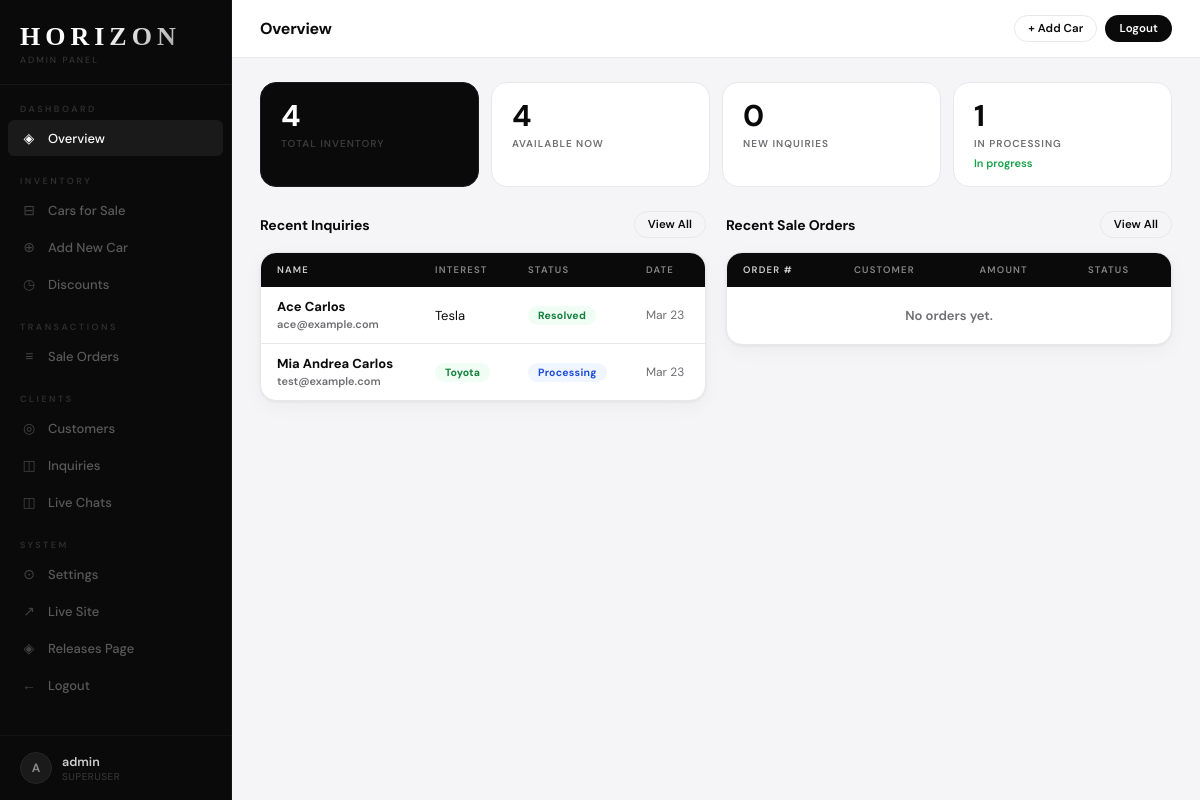
Page /admin-panel/ (signed in) on the committed database.
### horizon/models.py (models this page shows, shortened)
class Inquiry(models.Model):
    STATUS_CHOICES = [
        ('new',        'New'),
        ('processing', 'Processing'),
        ('resolved',   'Resolved'),
    ]
    first_name       = models.CharField(max_length=50)
    last_name        = models.CharField(max_length=50)
    email            = models.EmailField()
    phone            = models.CharField(max_length=20, blank=True)
    vehicle_interest = models.CharField(max_length=50, blank=True)
    car              = models.ForeignKey('Car', null=True, blank=True, on_delete=models.SET_NULL, related_name='inquiries')
    message          = models.TextField()
    status           = models.CharField(max_length=20, choices=STATUS_CHOICES, default='new')
    admin_notes      = models.TextField(blank=True)
    created_at       = models.DateTimeField(auto_now_add=True)
    is_read          = models.BooleanField(default=False)
    @property
    def full_name(self):
        return f"{self.first_name} {self.last_name}"

class Car(models.Model):
    BRAND_CHOICES = [
        ('bmw', 'BMW'),
        ('benz', 'Mercedes-Benz'),
        ('toyota', 'Toyota'),
        ('tesla', 'Tesla'),
        ('porsche', 'Porsche'),
        ('lexus', 'Lexus'),
        ('foton', 'Foton'),
    ]
    CATEGORY_CHOICES = [
        ('sedan', 'Sedan'),
        ('suv', 'SUV'),
        ('sports', 'Sports'),
        ('electric', 'Electric'),
        ('truck', 'Truck'),
        ('van', 'Van/MPV'),
        ('crossover', 'Crossover'),
        ('pickup', 'Pickup'),
    ]
    LISTING_CHOICES = [('sale', 'For Sale')]
    STATUS_CHOICES  = [('available', 'Available'), ('reserved', 'Reserved'), ('sold', 'Sold')]
    TRANSMISSION_CHOICES = [('automatic', 'Automatic'), ('manual', 'Manual'), ('cvt', 'CVT')]
    FUEL_CHOICES = [('gasoline', 'Gasoline'), ('diesel', 'Diesel'), ('electric', 'Electric'), ('hybrid', 'Hybrid')]
    brand        = models.CharField(max_length=20, choices=BRAND_CHOICES)
    model        = models.CharField(max_length=100)
    year         = models.IntegerField()
    category     = models.CharField(max_length=20, choices=CATEGORY_CHOICES)
    listing_type = models.CharField(max_length=10, choices=LISTING_CHOICES, default='sale')
    sale_price   = models.DecimalField(max_digits=12, decimal_places=2, null=True, blank=True)
    status       = models.CharField(max_length=20, choices=STATUS_CHOICES, default='available')
    mileage      = models.IntegerField(null=True, blank=True)
    transmission = models.CharField(max_length=20, choices=TRANSMISSION_CHOICES, default='automatic')
    fuel_type    = models.CharField(max_length=20, choices=FUEL_CHOICES, default='gasoline')
    color        = models.CharField(max_length=50, blank=True)
    plate_number = models.CharField(max_length=20, blank=True)
    description  = models.TextField(blank=True)
    photo   = models.ImageField(upload_to='cars/', null=True, blank=True)
    photo_2 = models.ImageField(upload_to='cars/', null=True, blank=True)
    photo_3 = models.ImageField(upload_to='cars/', null=True, blank=True)
    photo_4 = models.ImageField(upload_to='cars/', null=True, blank=True)
    discount_percent = models.DecimalField(max_digits=5, decimal_places=2, null=True, blank=True)
    discount_label   = models.CharField(max_length=60, blank=True)
    created_at       = models.DateTimeField(auto_now_add=True)

### horizon/views.py (the view)
# urls.py: path('admin-panel/',        views.admin_dashboard, name='admin_dashboard'),
@login_required
def admin_dashboard(request):
    return render(request, 'horizon/admin_dashboard.html', {
        'total_inventory':      Car.objects.count(),
        'available_cars':       Car.objects.filter(status='available').count(),
        'new_inquiries':        Inquiry.objects.filter(is_read=False).count(),
        'processing_inquiries': Inquiry.objects.filter(status='processing').count(),
        'recent_inquiries':     Inquiry.objects.select_related('car').order_by('-created_at')[:5],
        'unread_chats':         ChatSession.objects.filter(is_read=False).count(),
        'open_chats':           ChatSession.objects.filter(status='open').count(),
        'recent_orders':        SaleOrder.objects.select_related('customer', 'car').order_by('-date')[:5],
    })

### horizon/templates/horizon/admin_dashboard.html (shortened to what this page needs)
{% extends 'horizon/admin_base.html' %}
{% block page_title %}Overview{% endblock %}
{% block admin_content %}
<div class="stats-row">
  <div class="stat-card dark" data-icon="">
    <span class="stat-value">{{ total_inventory }}</span>
    <span class="stat-label">Total Inventory</span>
  </div>
  <div class="stat-card" data-icon="">
    <span class="stat-value">{{ available_cars }}</span>
    <span class="stat-label">Available Now</span>
  </div>
  <div class="stat-card" data-icon="️">
    <span class="stat-value">{{ new_inquiries }}</span>
    <span class="stat-label">New Inquiries</span>
  </div>
  <div class="stat-card" data-icon="️">
    <span class="stat-value">{{ processing_inquiries }}</span>
    <span class="stat-label">In Processing</span>
    {% if processing_inquiries > 0 %}<span class="stat-change">In progress</span>{% endif %}
  </div>
</div>
<div class="dash-two-col">
  <div>
    <div class="section-head">
      <h2>Recent Inquiries</h2>
      <a class="btn btn-outline btn-sm" href="{% url 'admin_inquiries' %}">View All</a>
    </div>
    <div class="table-wrap">
      <table>
        <thead><tr><th>Name</th><th>Interest</th><th>Status</th><th>Date</th></tr></thead>
        <tbody>
          {% for inq in recent_inquiries %}
          <tr>
            <td><strong>{{ inq.full_name }}</strong><br><span style="font-size:11px;color:var(--muted);">{{ inq.email }}</span></td>
            <td>{% if inq.car %}<span class="badge badge-available">{{ inq.car.get_brand_display }}</span>{% else %}{{ inq.vehicle_interest|default:"—" }}{% endif %}</td>
            <td>
              <span class="badge dash-inq-{{ inq.status }}">{{ inq.get_status_display }}</span>
            </td>
            <td style="white-space:nowrap;color:var(--muted);font-size:12px;">{{ inq.created_at|date:"M d" }}</td>
          </tr>
          {% empty %}
          <tr><td colspan="4" style="text-align:center;color:var(--muted);padding:20px;">No inquiries yet.</td></tr>
          {% endfor %}
        </tbody>
      </table>
    </div>
  </div>
  <div>
    <div class="section-head">
      <h2>Recent Sale Orders</h2>
      <a class="btn btn-outline btn-sm" href="{% url 'admin_orders' %}">View All</a>
    </div>
    <div class="table-wrap">
      <table>
        <thead><tr><th>Order #</th><th>Customer</th><th>Amount</th><th>Status</th></tr></thead>
        <tbody>
          {% for order in recent_orders %}
          <tr>
            <td style="font-size:12px;color:var(--muted);">#{{ order.pk|stringformat:"05d" }}</td>
            <td><strong>{{ order.customer }}</strong><br><span style="font-size:11px;color:var(--muted);">{{ order.car }}</span></td>
            <td style="font-weight:700;">₱{{ order.amount|floatformat:0 }}</td>
            <td><span class="badge badge-{{ order.status }}">{{ order.get_status_display }}</span></td>
          </tr>
          {% empty %}
          <tr><td colspan="4" style="text-align:center;color:var(--muted);padding:20px;">No orders yet.</td></tr>
          {% endfor %}
        </tbody>
      </table>
    </div>
  </div>
</div>
{% endblock %}

### horizon/templates/horizon/admin_base.html (shortened to what this page needs)
{% load static %}
<!DOCTYPE html>
<html lang="en">
<head>
</head>
<body>
<aside class="sb">
  <a class="sb-logo" href="{% url 'home' %}">
    <span class="sb-logo-word">HORIZON</span>
    <span class="sb-logo-sub">Admin Panel</span>
  </a>
  <span class="sb-section-label">Dashboard</span>
  <nav class="sb-nav">
    <a href="{% url 'admin_dashboard' %}" class="{% if request.resolver_match.url_name == 'admin_dashboard' %}active{% endif %}">
      <span class="ico">◈</span> Overview
    </a>
  </nav>
  <span class="sb-section-label">Inventory</span>
  <nav class="sb-nav">
    <a href="{% url 'admin_cars' %}" class="{% if request.resolver_match.url_name == 'admin_cars' %}active{% endif %}">
      <span class="ico">⊟</span> Cars for Sale
    </a>
    <a href="{% url 'admin_car_add' %}" class="{% if request.resolver_match.url_name == 'admin_car_add' %}active{% endif %}">
      <span class="ico">⊕</span> Add New Car
    </a>
    <a href="{% url 'admin_discounts' %}" class="{% if request.resolver_match.url_name == 'admin_discounts' %}active{% endif %}">
      <span class="ico">◷</span> Discounts
    </a>
  </nav>
  <span class="sb-section-label">Transactions</span>
  <nav class="sb-nav">
    <a href="{% url 'admin_orders' %}" class="{% if request.resolver_match.url_name == 'admin_orders' %}active{% endif %}">
      <span class="ico">≡</span> Sale Orders
    </a>
  </nav>
  <span class="sb-section-label">Clients</span>
  <nav class="sb-nav">
    <a href="{% url 'admin_customers' %}" class="{% if request.resolver_match.url_name == 'admin_customers' %}active{% endif %}">
      <span class="ico">◎</span> Customers
    </a>
    <a href="{% url 'admin_inquiries' %}?read=unread" class="{% if request.resolver_match.url_name == 'admin_inquiries' or request.resolver_match.url_name == 'admin_inquiry_detail' %}active{% endif %}">
      <span class="ico">◫</span> Inquiries
    </a>
    <a href="{% url 'admin_chats' %}" class="{% if request.resolver_match.url_name == 'admin_chats' %}active{% endif %}">
      <span class="ico">◫</span> Live Chats
    </a>
  </nav>
  <span class="sb-section-label">System</span>
  <nav class="sb-nav">
    <a href="{% url 'admin_settings' %}" class="{% if request.resolver_match.url_name == 'admin_settings' %}active{% endif %}">
      <span class="ico">⊙</span> Settings
    </a>
    <a href="{% url 'home' %}" target="_blank">
      <span class="ico">↗</span> Live Site
    </a>
    <a href="{% url 'releases' %}" target="_blank">
      <span class="ico">◈</span> Releases Page
    </a>
    <a href="{% url 'admin_logout' %}">
      <span class="ico">←</span> Logout
    </a>
  </nav>
  <div class="sb-footer">
    <div class="sb-user">
      <div class="sb-avatar">{{ request.user.username|first|upper }}</div>
      <div>
        <div class="sb-uname">{{ request.user.get_full_name|default:request.user.username }}</div>
        <div class="sb-urole">{% if request.user.is_superuser %}Superuser{% else %}Staff{% endif %}</div>
      </div>
    </div>
  </div>
</aside>
<div class="main">
  <div class="topbar">
    <span class="topbar-title">{% block page_title %}Dashboard{% endblock %}</span>
    <div class="topbar-actions">
      <a class="btn btn-outline btn-sm" href="{% url 'admin_car_add' %}">+ Add Car</a>
      <a class="btn btn-primary btn-sm" href="{% url 'admin_logout' %}">Logout</a>
    </div>
  </div>
  <div class="content">
    {% block admin_content %}{% endblock %}
  </div>
</div>
</body>
</html>

### horizon/templates/horizon/admin_dashboard.html (style rules this page uses)
.dash-two-col { display:grid; grid-template-columns:1fr 1fr; gap:20px; }
.dash-inq-processing { background:#eff6ff; color:#1d4ed8; }
.dash-inq-resolved { background:#f0fdf4; color:#15803d; }

### rows in the picture
Inquiry: full_name "Ace Carlos", email "ace@example.com", vehicle_interest "Tesla", status "Resolved", created_at "Mar 23"
Inquiry: full_name "Mia Andrea Carlos", email "test@example.com", car.brand "Toyota", status "Processing", created_at "Mar 23"

### other values in the picture
{{ request.user.username|first|upper }} "A"
{{ request.user.get_full_name|default:request.user.username }} "admin"
{{ total_inventory }} "4"
{{ available_cars }} "4"
{{ new_inquiries }} "0"
{{ processing_inquiries }} "1"
